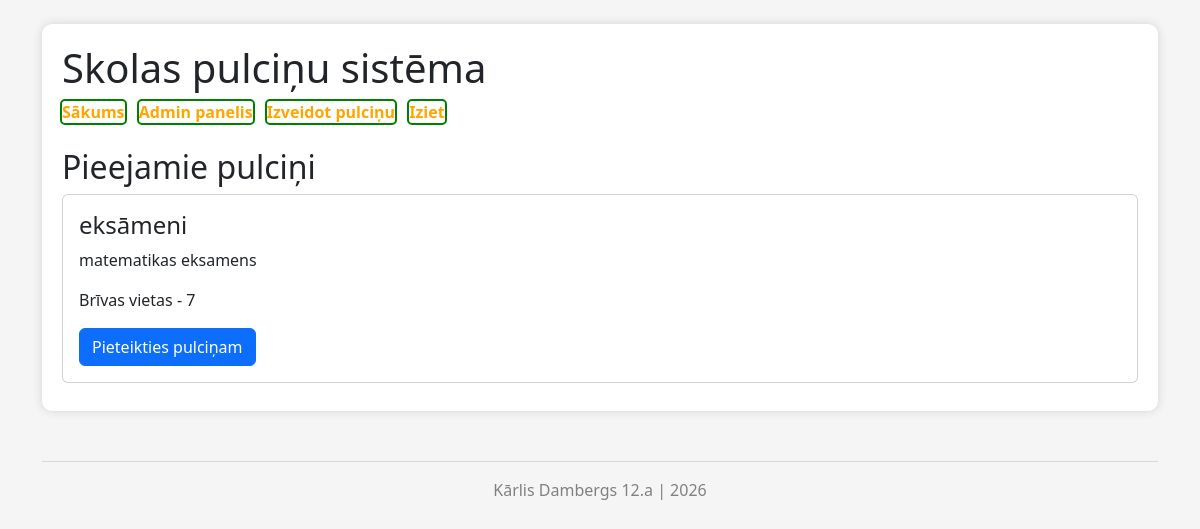
/izvelne (signed in), run on the app's committed database.
### tables this page shows
CREATE TABLE "pulcini" (
	"id"	INTEGER,
	"nosaukums"	TEXT NOT NULL,
	"apraksts"	TEXT,
	"vietas"	INTEGER NOT NULL,
	PRIMARY KEY("id" AUTOINCREMENT),
	FOREIGN KEY("id") REFERENCES "pieteikumi"("pulcins_id")
);

### app.py (the view)
@app.route("/izvelne")
def izvelne():
    user_id = session.get('id')
    conn = sqlite3.connect("datubaze.db")
    conn.row_factory = sqlite3.Row
    cur = conn.cursor()
    cur.execute("SELECT * FROM pulcini")
    pulcini = cur.fetchall()
    cur.execute("SELECT pulcins_id FROM pieteikumi WHERE user_id = ?", (user_id,))
    mani = [m["pulcins_id"] for m in cur.fetchall()]
    conn.close()
    return render_template("izvelne.html" , pulcini=pulcini , mani=mani)

### templates/izvelne.html (shortened to what this page needs)
{% extends "layout.html" %}
{% block content %}
<h2>Pieejamie pulciņi</h2>
{% for i in pulcini %}
<div class="card p-3 mb-2">
    <h4>{{ i.nosaukums }}</h4>
    <p>{{ i.apraksts }}</p>
    <p>Brīvas vietas - {{ i.vietas }}</p>
{% if i.id in mani %}
        <button class="btn btn-success">Tu jau esi pieteicies!</button>
{% else %}
    <form method="POST" action="/pievienoties">
        <button class="btn btn-primary">Pieteikties pulciņam</button>
    </form>
{% endif %}
</div>
{% endfor %}
{% endblock %}

### templates/layout.html (style rules this page uses)
body { background-color: #f5f5f5; }

### data on the page
pulcini: nosaukums "eksāmeni", apraksts "matematikas eksamens", vietas "7"
